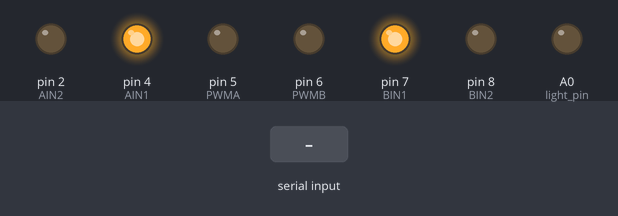
Bench run of a sketch on a simulated Arduino Uno, built with avr-gcc and run on an emulated ATmega328P. Parts: output pins drawn as LEDs (lit = HIGH). The test bench sets the inputs (shaded band).

Above: at 1.2 s.
1.3 s: "5\n" received over Serial
At 2.4 s:
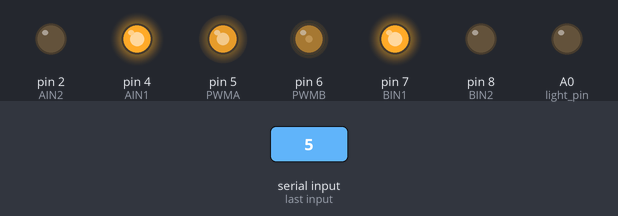
2.8 s: "90,45\n" received over Serial
At 3.4 s:
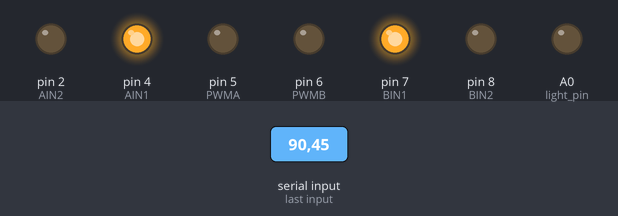
Timing chart, 0 to 5.8 s (numbered marks = the images above; inputs shaded):
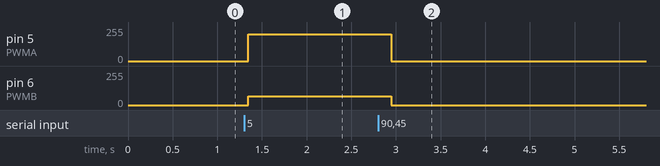

The sketch:

__1v2.0.ino
```cpp
# include<IRremote.h>
//11口3口有问题
const int TrigPin = 12;//非PWM
const int EchoPin = 10;//PWM

const int RECV_PIN = 9;//定义红外接收器引脚为9(PWM)

const int light_pin = A0;

const int AIN1 = 4;
const int AIN2 = 2;
const int PWMA = 5;
const int PWMB = 6;
const int BIN1 = 7;
const int BIN2 = 8;

const int ON = 0x00FF30CF;
const int OFF = 0x00FF6897;
const int LIGHT_LEVEL = 900;

int BV = 0, flag = 0, CCT = 0;
int BV_R = 0, BV_B = 0;
int light_level = 0;//亮度
float cm = 15.0;

bool lying = 0, sleeping = 0, getup = 1, lamp = 0; //是否有人躺下,是否是睡觉时，是否起夜，房间是否亮的

IRrecv irrecv(RECV_PIN);
decode_results results;

void setup() {
  Serial.begin(9600);

  pinMode(TrigPin, OUTPUT);
  pinMode(EchoPin, INPUT);

  pinMode(AIN1, OUTPUT);
  pinMode(AIN2, OUTPUT);
  pinMode(PWMA, OUTPUT);
  pinMode(BIN1, OUTPUT);
  pinMode(BIN2, OUTPUT);
  pinMode(PWMB, OUTPUT);

  irrecv.enableIRIn();//使红外能接收

  digitalWrite(AIN1, HIGH);
  digitalWrite(BIN1, HIGH);

  digitalWrite(AIN2, LOW);
  digitalWrite(BIN2, LOW);
}

void loop() {
  light();
  analogWrite(light_pin, light_level);
  if (light_level > LIGHT_LEVEL) { //关灯后测距
    digitalWrite(TrigPin, LOW); //低高低电平发一个短时间脉冲去TrigPin
    delayMicroseconds(2);
    digitalWrite(TrigPin, HIGH);
    delayMicroseconds(10);
    digitalWrite(TrigPin, LOW);

    cm = pulseIn(EchoPin, HIGH) / 58.0; //将回拨时间换算成cm
    cm = (int(cm * 100.0)) / 100.0; //保留两位小数
    if (cm > 30)
      lying = 0;
    else
      lying = 1;

    lamp = 0;
  }
  else
    lamp = 1;
  irrecv.resume();
  if (irrecv.decode(&results) && light_level > LIGHT_LEVEL) { //黑天了
    if (results.value == ON) { //床下有人，开灯
      analogWrite(PWMA, BV_B);
      analogWrite(PWMB, BV_R);
    }
    if (lying) { //床上有人躺下，关灯
      analogWrite(PWMA, 0);
      analogWrite(PWMB, 0);
      sleeping = 1;
    }
    if (sleeping && !lying) { //睡觉时起夜，开灯
      analogWrite(PWMA, BV_B);
      analogWrite(PWMB, BV_R);
      getup = 1;
    }
    if (results.value == OFF && getup) { //去厕所了，床下没人了，关灯
      analogWrite(PWMA, 0);
      analogWrite(PWMB, 0);
    }
    if (getup && lying) //起夜后又躺下了
      getup = 0;

  }
}

void light()
{
  String inString = "";
  while (Serial.available() > 0) {
    int inChar = Serial.read();
    inString += (char)inChar;
    delay(24);
  }
  if (inString != "") {
    flag = inString[0] - '0';
    BV = inString[1] - '0';
    CCT = inString[2] - '0';
  }

  BV_set(CCT);
  if (flag) {

    analogWrite(PWMA, BV_B);
    analogWrite(PWMB, BV_R);
  }
  else {
    analogWrite(PWMA, 0);
    analogWrite(PWMB, 0);
  }
}

void BV_set(int cct)
{
  BV_R = BV_B = BV * 10;
  if (cct < 5) {//变冷
    cct = 5 - cct;

    BV_B += 2 * BV * cct;
    BV_R -= 2 * BV * cct;

  }
  else {
    cct -= 4;

    BV_B -= 2 * BV * cct;
    BV_R += 2 * BV * cct;

  }

}
```

Measured:
- after the input at 1.3 s, pin 5 (PWMA): 0/255 → 200/255 after 0.05 s; pin 6 (PWMB): 0/255 → 64/255 after 0.05 s
- after the input at 2.8 s, pin 5 (PWMA): 200/255 → 0/255 after 0.15 s; pin 6 (PWMB): 64/255 → 0/255 after 0.15 s
